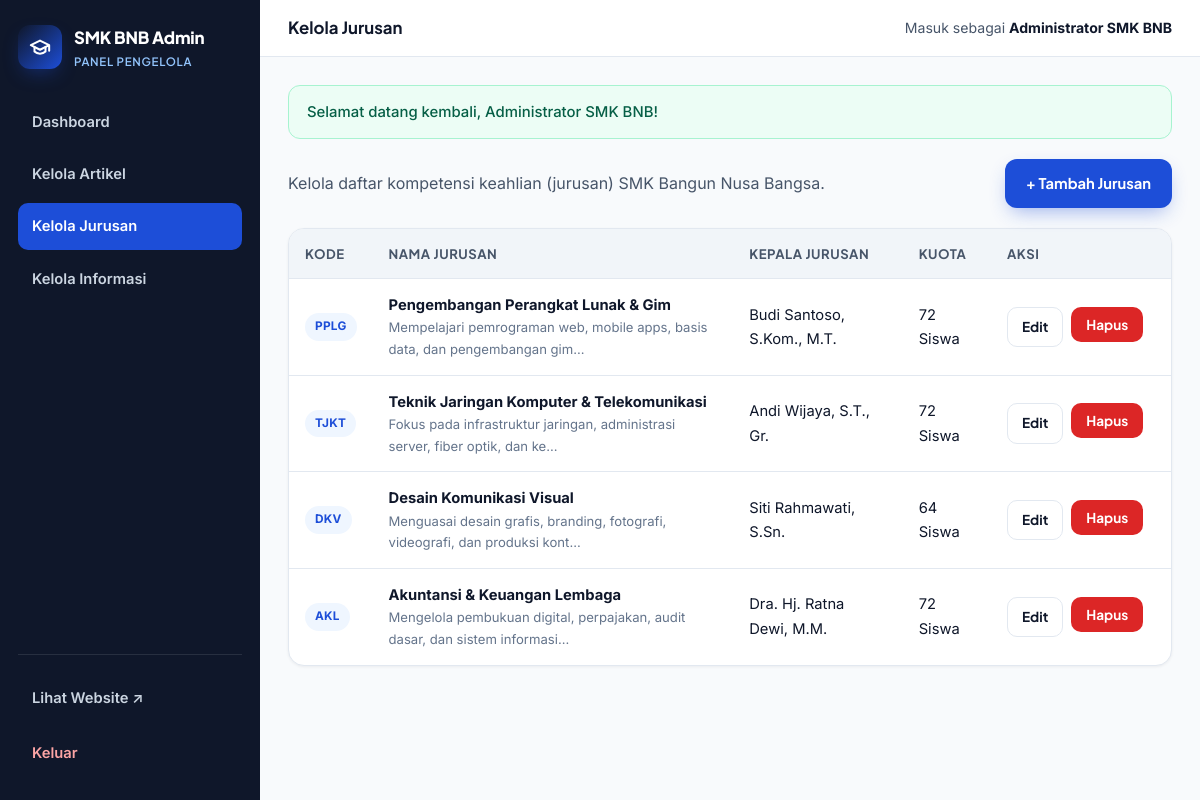
The page /admin/jurusan.php (signed in) on the database its author committed.
### tables this page shows
CREATE TABLE IF NOT EXISTS `jurusan` (
  `id` INT AUTO_INCREMENT PRIMARY KEY,
  `kode` VARCHAR(20) NOT NULL,
  `nama` VARCHAR(120) NOT NULL,
  `slug` VARCHAR(140) NOT NULL UNIQUE,
  `deskripsi_singkat` VARCHAR(255) NOT NULL,
  `deskripsi` TEXT NOT NULL,
  `prospek_karir` TEXT NOT NULL,
  `kepala_jurusan` VARCHAR(100) DEFAULT NULL,
  `kuota` INT DEFAULT 72,
  `ikon` VARCHAR(50) DEFAULT 'cpu',
  `gambar` VARCHAR(255) DEFAULT NULL,
  `created_at` TIMESTAMP DEFAULT CURRENT_TIMESTAMP,
  `updated_at` TIMESTAMP DEFAULT CURRENT_TIMESTAMP ON UPDATE CURRENT_TIMESTAMP
);

### includes/functions.php (called while the page is built, shortened)
<?php
function e(?string $str): string
{
    return htmlspecialchars((string) $str, ENT_QUOTES, 'UTF-8');
}
function url(string $path = ''): string
{
    $path = ltrim($path, '/');
    return BASE_URL . ($path !== '' ? '/' . $path : '/');
}
function excerpt(string $text, int $limit = 140): string
{
    $clean = trim(strip_tags($text));
    return rtrim(mb_substr($clean, 0, $limit)) . '...';
}

### admin/jurusan.php (the view, shortened to what this page needs)
<?php
require_once __DIR__ . '/../includes/functions.php';
$pdo = getDB();
$jurusanList = $pdo->query("SELECT * FROM jurusan ORDER BY id ASC")->fetchAll();
include __DIR__ . '/includes/header.php';
?>
<div style="display:flex;justify-content:space-between;align-items:center;margin-bottom:20px;flex-wrap:wrap;gap:12px;">
    <p style="margin:0;color:var(--text-muted);">Kelola daftar kompetensi keahlian (jurusan) SMK Bangun Nusa Bangsa.</p>
    <a href="<?= e(url('admin/jurusan-form.php')) ?>" class="btn btn-primary">+ Tambah Jurusan</a>
</div>
<div class="table-wrap">
    <table>
        <thead>
            <tr>
                <th>Kode</th>
                <th>Nama Jurusan</th>
                <th>Kepala Jurusan</th>
                <th>Kuota</th>
                <th style="width:180px;">Aksi</th>
            </tr>
        </thead>
        <tbody>
            <?php if (empty($jurusanList)): ?>
                <tr><td colspan="5" style="text-align:center;color:var(--text-light);padding:32px;">Belum ada data jurusan.</td></tr>
            <?php else: ?>
                <?php foreach ($jurusanList as $j): ?>
                    <tr>
                        <td><span class="badge badge-blue"><?= e($j['kode']) ?></span></td>
                        <td>
                            <strong><?= e($j['nama']) ?></strong>
                            <div style="font-size:.82rem;color:var(--text-light);"><?= e(excerpt($j['deskripsi_singkat'], 75)) ?></div>
                        </td>
                        <td><?= e($j['kepala_jurusan'] ?: '-') ?></td>
                        <td><?= (int) $j['kuota'] ?> Siswa</td>
                        <td>
                            <div style="display:flex;gap:8px;">
                                <a href="<?= e(url('admin/jurusan-form.php?id=' . (int) $j['id'])) ?>" class="btn btn-outline btn-sm">Edit</a>
                                <form method="post" action="<?= e(url('admin/jurusan-hapus.php')) ?>" onsubmit="return confirm('Yakin ingin menghapus jurusan ini?');">
                                    <button type="submit" class="btn btn-danger btn-sm">Hapus</button>
                                </form>
                            </div>
                        </td>
                    </tr>
                <?php endforeach; ?>
            <?php endif; ?>
        </tbody>
    </table>
</div>
<?php include __DIR__ . '/includes/footer.php'; ?>

### assets/css/style.css (style rules this page uses)
:root { --bg: #f8fafc; --surface: #ffffff; --surface-alt: #f1f5f9; --navy: #0f172a; --navy-800: #1e293b; --primary: #1d4ed8; --primary-hover: #1e40af; --primary-soft: #eff6ff; --accent: #f59e0b; --accent-soft: #fef3c7; --success: #059669; --success-soft: #ecfdf5; --danger: #dc2626; --danger-soft: #fef2f2; --text: #0f172a; --text-muted: #475569; --text-light: #64748b; --border: #e2e8f0; --radius-sm: 10px; --radius-md: 16px; --radius-lg: 24px; --shadow-sm: 0 1px 3px rgba(15, 23, 42, 0.06); --shadow-md: 0 10px 30px -10px rgba(15, 23, 42, 0.08); --shadow-lg: 0 20px 50px -15px rgba(15, 23, 42, 0.14); --transition: all 0.25s cubic-bezier(0.4, 0, 0.2, 1); }
*, *::before, *::after { box-sizing: border-box; }
html { scroll-behavior: smooth; }
body { margin: 0; font-family: 'Inter', -apple-system, BlinkMacSystemFont, 'Segoe UI', sans-serif; background: var(--bg); color: var(--text); line-height: 1.65; -webkit-font-smoothing: antialiased; }
a { color: inherit; text-decoration: none; }
.btn { display: inline-flex; align-items: center; justify-content: center; gap: 8px; padding: 11px 20px; border-radius: 12px; font-family: 'Plus Jakarta Sans', sans-serif; font-weight: 700; font-size: 0.92rem; border: 1px solid transparent; cursor: pointer; transition: var(--transition); text-decoration: none; }
.btn-sm { padding: 8px 14px; font-size: 0.85rem; border-radius: 10px; }
.btn-primary { background: var(--primary); color: #fff; box-shadow: 0 8px 20px -6px rgba(29, 78, 216, 0.45); }
.btn-outline { background: transparent; border-color: var(--border); color: var(--navy); }
.badge { display: inline-flex; align-items: center; padding: 4px 10px; border-radius: 999px; font-size: 0.74rem; font-weight: 700; letter-spacing: 0.02em; }
.badge-blue { background: var(--primary-soft); color: var(--primary); }

### admin/includes/header.php (style rules this page uses)
.table-wrap { background: #fff; border: 1px solid var(--border); border-radius: var(--radius-md); overflow-x: auto; box-shadow: var(--shadow-sm); }
table { width: 100%; border-collapse: collapse; font-size: .92rem; }
th, td { padding: 14px 16px; text-align: left; border-bottom: 1px solid var(--border); vertical-align: middle; }
th { background: var(--surface-alt); font-family: 'Plus Jakarta Sans', sans-serif; font-size: .82rem; text-transform: uppercase; letter-spacing: .04em; color: var(--text-muted); }
tr:last-child td { border-bottom: none; }
.btn-danger { background: var(--danger); color: #fff; }

### rows shown on the page
jurusan: kode "PPLG", nama "Pengembangan Perangkat Lunak & Gim", deskripsi_singkat "Mempelajari pemrograman web, mobile apps, basis data, dan pengembangan gim...", kepala_jurusan "Budi Santoso, S.Kom., M.T.", kuota "72"
jurusan: kode "TJKT", nama "Teknik Jaringan Komputer & Telekomunikasi", deskripsi_singkat "Fokus pada infrastruktur jaringan, administrasi server, fiber optik, dan ke...", kepala_jurusan "Andi Wijaya, S.T., Gr.", kuota "72"
jurusan: kode "DKV", nama "Desain Komunikasi Visual", deskripsi_singkat "Menguasai desain grafis, branding, fotografi, videografi, dan produksi kont...", kepala_jurusan "Siti Rahmawati, S.Sn.", kuota "64"
jurusan: kode "AKL", nama "Akuntansi & Keuangan Lembaga", deskripsi_singkat "Mengelola pembukuan digital, perpajakan, audit dasar, dan sistem informasi...", kepala_jurusan "Dra. Hj. Ratna Dewi, M.M.", kuota "72"

### other values the page prints
$pageTitle "Kelola Jurusan"
$adminUser['nama'] "Administrator SMK BNB"
$flash['message'] "Selamat datang kembali, Administrator SMK BNB!"
